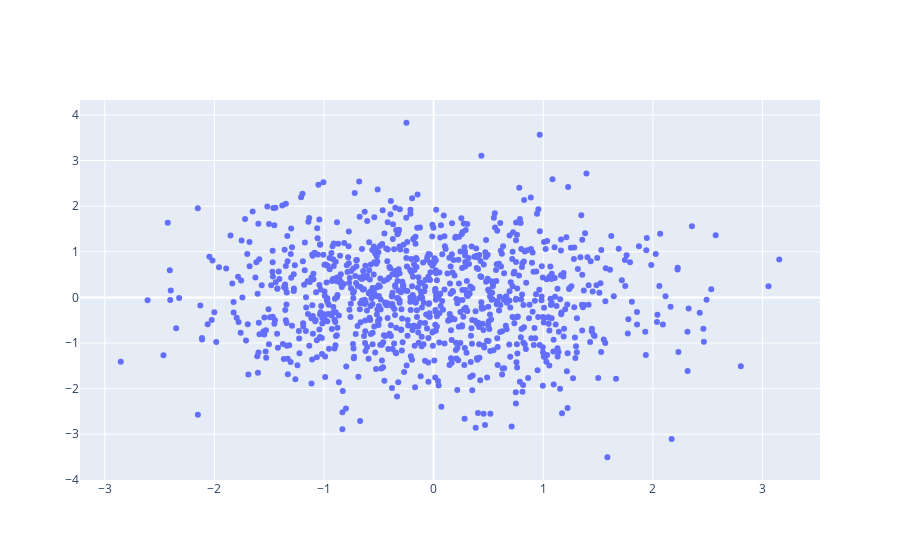

This figure's notebook cell:
### Markdown cell above
## Example from the documentation

### Code cell
import plotly.offline as py  # replace plotly.plotly by plotly.offline
import plotly.graph_objs as go

# Create random data with numpy
import numpy as np

N = 1000
random_x = np.random.randn(N)
random_y = np.random.randn(N)

# Create a trace
trace = go.Scatter(
    x = random_x,
    y = random_y,
    mode = 'markers'
)

data = [trace]

# Plot and embed in ipython notebook!
py.iplot(data, filename='basic-scatter')

### Figure 1 — Plotly figure (JSON) as saved in the notebook; plotly's stock layout.template omitted (floating-point values rounded to 4 significant figures; data arrays with more than 128 entries replaced by an {"elided": "..."} marker saying what was removed)
{"data": [{"mode": "markers", "type": "scatter", "x": {"elided": "1000 float values"}, "y": {"elided": "1000 float values"}}], "layout": {}}
